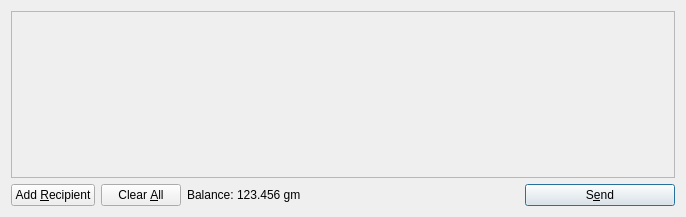
<?xml version="1.0" encoding="UTF-8"?>
<ui version="4.0">
 <class>SendCoinsDialog</class>
 <widget class="QDialog" name="SendCoinsDialog">
  <property name="geometry">
   <rect>
    <x>0</x>
    <y>0</y>
    <width>686</width>
    <height>217</height>
   </rect>
  </property>
  <property name="windowTitle">
   <string>Send Coins</string>
  </property>
  <layout class="QVBoxLayout" name="verticalLayout">
   <item>
    <widget class="QScrollArea" name="scrollArea">
     <property name="widgetResizable">
      <bool>true</bool>
     </property>
     <widget class="QWidget" name="scrollAreaWidgetContents">
      <property name="geometry">
       <rect>
        <x>0</x>
        <y>0</y>
        <width>666</width>
        <height>165</height>
       </rect>
      </property>
      <layout class="QVBoxLayout" name="verticalLayout_2">
       <property name="margin">
        <number>0</number>
       </property>
       <item>
        <layout class="QVBoxLayout" name="entries">
         <property name="spacing">
          <number>6</number>
         </property>
        </layout>
       </item>
       <item>
        <spacer name="verticalSpacer">
         <property name="orientation">
          <enum>Qt::Vertical</enum>
         </property>
         <property name="sizeHint" stdset="0">
          <size>
           <width>20</width>
           <height>40</height>
          </size>
         </property>
        </spacer>
       </item>
      </layout>
     </widget>
    </widget>
   </item>
   <item>
    <layout class="QHBoxLayout" name="horizontalLayout">
     <item>
      <widget class="QPushButton" name="addButton">
       <property name="toolTip">
        <string>Send to multiple recipients at once</string>
       </property>
       <property name="text">
        <string>Add &amp;Recipient</string>
       </property>
       <property name="icon">
        <iconset resource="../bitcoin.qrc">
         <normaloff>:/icons/add</normaloff>:/icons/add</iconset>
       </property>
       <property name="autoDefault">
        <bool>false</bool>
       </property>
      </widget>
     </item>
     <item>
      <widget class="QPushButton" name="clearButton">
       <property name="sizePolicy">
        <sizepolicy hsizetype="Minimum" vsizetype="Fixed">
         <horstretch>0</horstretch>
         <verstretch>0</verstretch>
        </sizepolicy>
       </property>
       <property name="toolTip">
        <string>Remove all transaction fields</string>
       </property>
       <property name="text">
        <string>Clear &amp;All</string>
       </property>
       <property name="icon">
        <iconset resource="../bitcoin.qrc">
         <normaloff>:/icons/remove</normaloff>:/icons/remove</iconset>
       </property>
       <property name="autoRepeatDelay">
        <number>300</number>
       </property>
       <property name="autoDefault">
        <bool>false</bool>
       </property>
      </widget>
     </item>
     <item>
      <layout class="QHBoxLayout" name="horizontalLayout_2">
       <property name="spacing">
        <number>3</number>
       </property>
       <item>
        <widget class="QLabel" name="label">
         <property name="text">
          <string>Balance:</string>
         </property>
        </widget>
       </item>
       <item>
        <widget class="QLabel" name="labelBalance">
         <property name="cursor">
          <cursorShape>IBeamCursor</cursorShape>
         </property>
         <property name="text">
          <string>123.456 gm</string>
         </property>
         <property name="textInteractionFlags">
          <set>Qt::LinksAccessibleByMouse|Qt::TextSelectableByKeyboard|Qt::TextSelectableByMouse</set>
         </property>
        </widget>
       </item>
      </layout>
     </item>
     <item>
      <spacer name="horizontalSpacer">
       <property name="orientation">
        <enum>Qt::Horizontal</enum>
       </property>
       <property name="sizeHint" stdset="0">
        <size>
         <width>40</width>
         <height>20</height>
        </size>
       </property>
      </spacer>
     </item>
     <item>
      <widget class="QPushButton" name="sendButton">
       <property name="minimumSize">
        <size>
         <width>150</width>
         <height>0</height>
        </size>
       </property>
       <property name="toolTip">
        <string>Confirm the send action</string>
       </property>
       <property name="text">
        <string>S&amp;end</string>
       </property>
       <property name="icon">
        <iconset resource="../bitcoin.qrc">
         <normaloff>:/icons/send</normaloff>:/icons/send</iconset>
       </property>
       <property name="default">
        <bool>true</bool>
       </property>
      </widget>
     </item>
    </layout>
   </item>
  </layout>
 </widget>
 <resources>
  <include location="../bitcoin.qrc"/>
 </resources>
 <connections/>
</ui>
